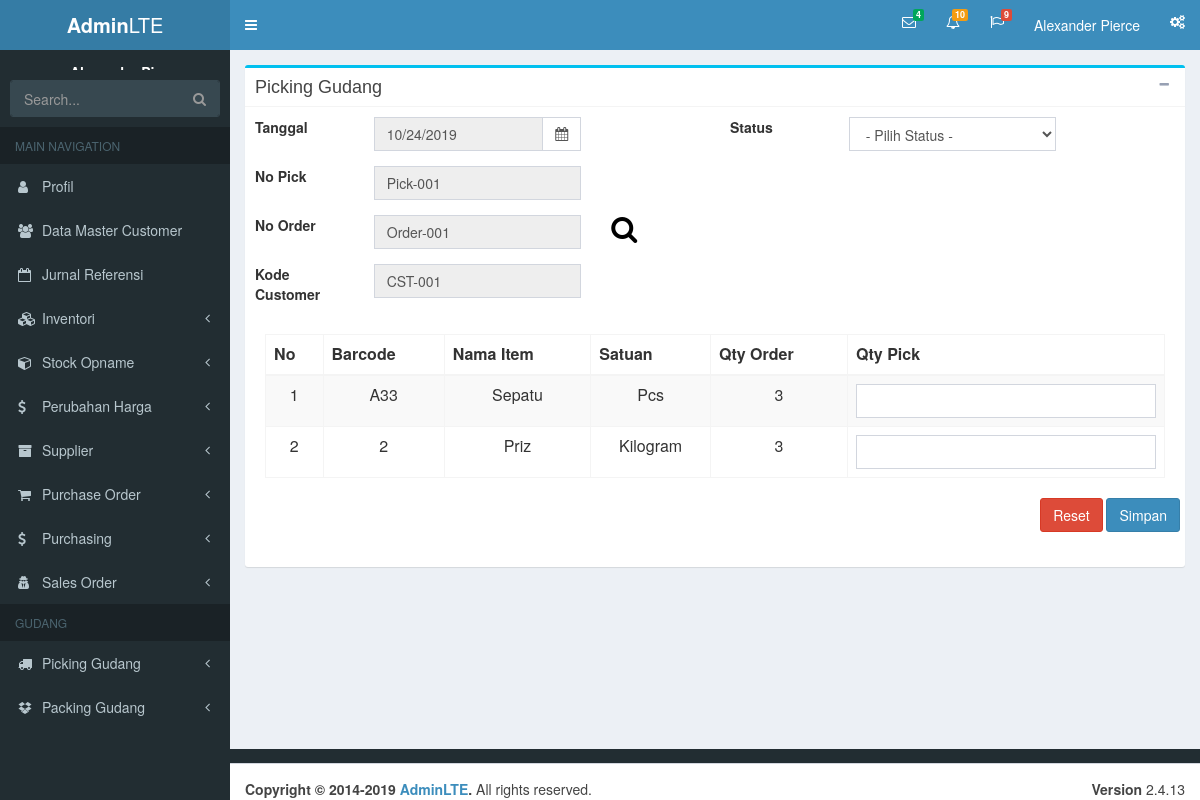
Page /picking_gudang/input.php?nomor=Order-001 on the earlier database version.
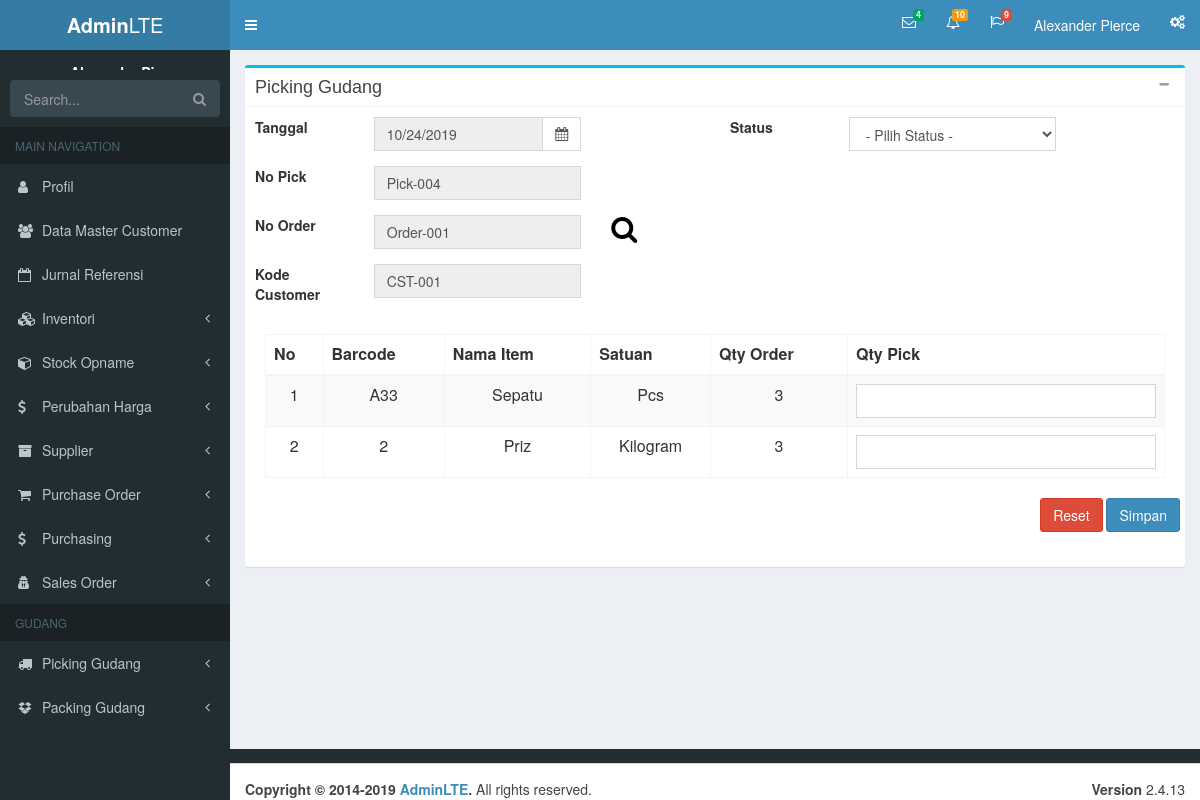
Same page on the later database version.
### tables this page shows
CREATE TABLE `picking` (
  `nomor_picking` varchar(255) NOT NULL,
  `nomor_order` varchar(255) NOT NULL,
  `kode_customer` varchar(255) NOT NULL,
  `status` varchar(255) NOT NULL,
  `total` varchar(255) NOT NULL,
  `tanggal` date NOT NULL,
  `created_at` timestamp NOT NULL DEFAULT current_timestamp(),
  `updated_at` timestamp NULL DEFAULT NULL ON UPDATE current_timestamp()
);

### env.php (called while the page is built, shortened)
<?php
$host = "localhost";
$user = "root";
$password = "";
$dbname = "brasco_pusat";
$conn = mysqli_connect($host, $user, $password, $dbname);
function query($query)
{
  global $conn;
  $result = mysqli_query($conn, $query);
  $rows = [];
  while ($row = mysqli_fetch_assoc($result)) {
    $rows[] = $row;
  }
  return $rows;
}
function tambahId($id, $prefix)
{
  $id = intval(substr($id, -3));
  if ($id < 9) {
    $id = $prefix . '-00' . ++$id;
  } else if ($id == 9) {
    $id = $prefix . '-010';
  } else if ($id < 99) {
    $id = $prefix . '-0' . ++$id;
  } else if ($id == 99) {
    $id = $prefix . '-100';
  } else {
    $id = $prefix . '-' . ++$id;
  }
  return $id;
}

### picking_gudang/input.php (the view, shortened to what the changed rows need)
<?php
require '../env.php';
$query = query('SELECT * FROM picking ORDER BY nomor_picking DESC LIMIT 1');
if (!isset($query[0]['nomor_picking'])) {
    $nomor_pick = 'Pick-001';
} else {
    $nomor_pick = tambahId(strval($query[0]['nomor_picking']), 'Pick');
}
?>
<?php include('../templates/header.php') ?>
<form action="" method="POST" id="picki" class="form-horizontal">
    <div class="content-wrapper">
        <section class="content">
            <div class="box box-info">
                <div class="box-body">
                    <div class="row">
                        <div class="col-md-6">
                            <div class="form-group">
                                <div class="col-sm-6">
                                    <input type="text" class="form-control" readonly value="<?= $nomor_pick ?>" name="nomor_picking" id="pick">
                                </div>
                            </div>
                        </div>
                    </div>
                <div class="box-body">
                    <div class="table-responsive">
                        <table class="table table-bordered table-striped">
                            <thead class="thead-dark" align="center">
                                <tr style="text-align: center;">
                                    <th>No</th>
                                    <th>Barcode</th>
                                    <th>Nama Item</th>
                                    <th>Satuan</th>
                                    <th>Qty Order</th>
                                    <th>Qty Pick</th>
                                </tr>
                            </thead>
                        </table>
                    </div>
                </div>
                </div>
            </div>
        </section>
    </div>
</form>
<?php include('../templates/footer.php') ?>

Differences in the rows shown:
added picking: nomor_picking "Pick-004"
Other differences:
form field nomor_picking: "Pick-001" → (not shown)
